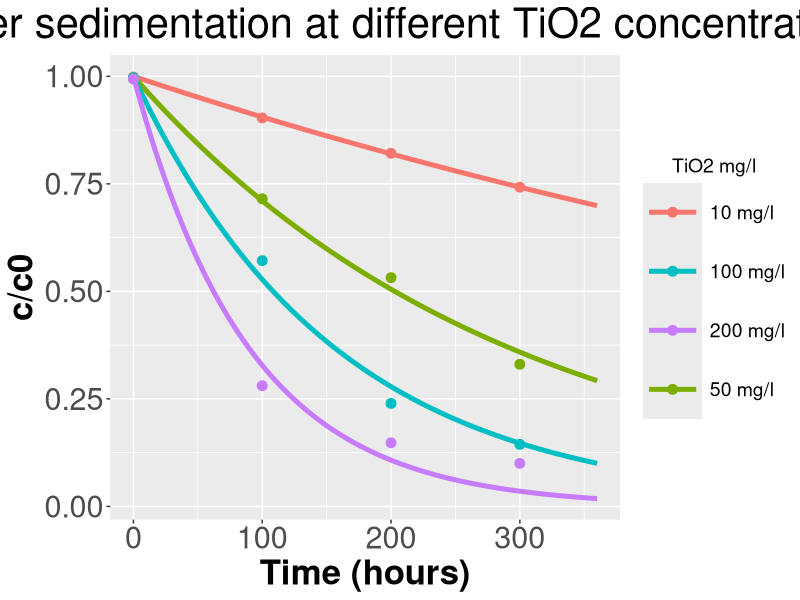
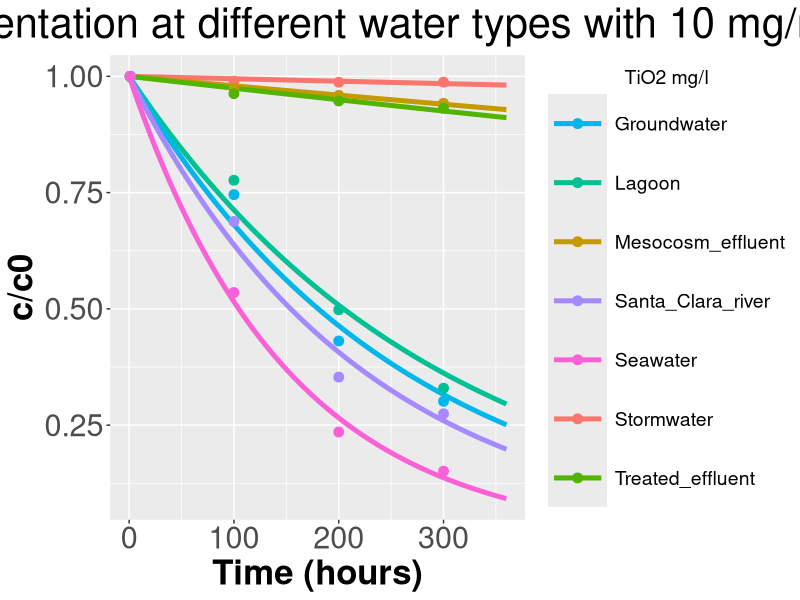

Generate these figures, in order, with R:
setwd("C:/Users/vassi/Documents/GitHub/TiO2_aggregation_and_uptake/TiO2_sedimentation/Keller_data")

mesocosm_data <- read.csv("Keller_mesocosm_sedimentation.csv")
mesocosm_data[,1] <- round(mesocosm_data[,1])
colnames(mesocosm_data) <- c("Time", "C/C0")

sed_function <- function(time, inits, params){
  with(as.list(c(inits, params)),{
    
    dC_water <- - k_sed*C_water
    
    list(dC_water)
  })
}

mse_custom <- function(observed, predicted){
  mean((observed - predicted)^2)
}

obj_function <- function(x){
  k_sed <- x
  mse_scores <- c()
  initial_water_concentrations <- c(10,50,100,200) # mg TiO2/L  Initial concentrations in Keller experiments
  for (i in 1:4) {
    sol_times <- seq(0,360)
    inits <- c("C_water" = initial_water_concentrations[i])
    solution <- data.frame(deSolve::ode(times = sol_times,  func = sed_function, y = inits,
                                       parms = c("k_sed"=k_sed),
                                       method="lsodes",
                                       rtol = 1e-3, atol = 1e-3))
    results <- data.frame(solution$time, solution$C_water/inits)  
    colnames(results) <- c("Time", "Remaining_Concentration_fraction")
    keep_predictions <- results[results$Time %in% mesocosm_data$Time,]
    mse_scores[i] <- mse_custom(mesocosm_data$`C/C0`, keep_predictions$Remaining_Concentration_fraction)
  }
  minimize <- mean(mse_scores)
  return(minimize)
}

# Inputs
x0 <- 100
initial_water_concentrations <- c(10,50,100,200) # mg TiO2/L  Initial concentrations in Keller experiments

N_iter <- 100

opts <- list( "algorithm" = "NLOPT_LN_SBPLX", #"NLOPT_LN_NEWUOA",  #"NLOPT_LN_SBPLX" ,
              "xtol_rel" = 1e-06,
              "ftol_rel" = 0.0,
              "ftol_abs" = 0.0,
              "xtol_abs" = 0.0 ,
              "maxeval" = N_iter,
              "print_level" = 1)

optimization <- nloptr::nloptr( x0 = x0,
                                eval_f = obj_function,
                                lb	= 0,
                                opts = opts)

# Transform ksed units from "1/min" to "1/h"
optimization$solution*60

#################

# calculate the ksed for artificial seawater 
seawater_data <-read.csv("Keller_artificial_seawater_sedimentation.csv")
colnames(seawater_data) <- c("Time", "C/C0_10", "C/C0_50", "C/C0_100", "C/C0_200")

obj_function_seawater <- function(x){
  k_sed <-  x
  mse_scores <- c()
  initial_water_concentrations <- c(10,50,100,200) # mg TiO2/L  Initial concentrations in Keller experiments
  for (i in 1:4) {
    params <- c("k_sed" = k_sed[i])
    sol_times <- seq(0,360)
    inits <- c("C_water" = initial_water_concentrations[i])
    solution <- data.frame(deSolve::ode(times = sol_times,  func = sed_function, y = inits,
                                        parms = params,
                                        method="lsodes",
                                        rtol = 1e-3, atol = 1e-3))
    results <- data.frame(solution$time, solution$C_water/inits)  
    colnames(results) <- c("Time", "Remaining_Concentration_fraction")
    keep_predictions <- results[results$Time %in% seawater_data$Time,]
    mse_scores[i] <- mse_custom(seawater_data[,i+1], keep_predictions$Remaining_Concentration_fraction)
  }
  minimize <- mean(mse_scores)
  return(minimize)
}

# Inputs
set.seed(0)
x0 <- runif(4, 0, 1e-03)
initial_water_concentrations <- c(10,50,100,200) # mg TiO2/L  Initial concentrations in Keller experiments

N_iter <- 500

opts <- list( "algorithm" = "NLOPT_LN_SBPLX", #"NLOPT_LN_NEWUOA",  #"NLOPT_LN_SBPLX" ,
              "xtol_rel" = 1e-06,
              "ftol_rel" = 0.0,
              "ftol_abs" = 0.0,
              "xtol_abs" = 0.0 ,
              "maxeval" = N_iter,
              "print_level" = 1)

optimization_2 <- nloptr::nloptr(x0 = x0,
                                eval_f = obj_function_seawater,
                                lb	= rep(0,4),
                                opts = opts)

optimization_2

# Transform ksed units from "1/min" to "1/h"
optimization_2$solution*60

# visualization

k_sed <-  optimization_2$solution
mse_scores <- c()
initial_water_concentrations <- c(10,50,100,200) # mg TiO2/L  Initial concentrations in Keller experiments
sol_times <- seq(0,360)
keep_predictions <- data.frame(matrix(data=NA, nrow = length(sol_times), ncol = dim(seawater_data)[2]))
keep_predictions[,1] <- sol_times
colnames(keep_predictions) <- c("Time", "C/C0_10", "C/C0_50", "C/C0_100", "C/C0_200")
for (i in 1:4) {
  params <- c("k_sed" = k_sed[i])
  inits <- c("C_water" = initial_water_concentrations[i])
  solution <- data.frame(deSolve::ode(times = sol_times,  func = sed_function, y = inits,
                                      parms = params,
                                      method="lsodes",
                                      rtol = 1e-3, atol = 1e-3))
  results <- data.frame(solution$time, solution$C_water/inits)  
  colnames(results) <- c("Time", "Remaining_Concentration_fraction")
  keep_predictions[,i+1] <- results[,2]
}

library(ggplot2)
cls <- c("10 mg/l"="#F8766D", "50 mg/l"="#7CAE00", "100 mg/l"="#00BFC4", "200 mg/l"="#C77CFF")

colnames(keep_predictions) <- c("Time", "C_C0_10", "C_C0_50", "C_C0_100", "C_C0_200")
colnames(seawater_data) <- c("Time", "C_C0_10", "C_C0_50", "C_C0_100", "C_C0_200")

keller_1 <- ggplot()+
  geom_line(data = keep_predictions, aes(x=Time, y=C_C0_10, color="10 mg/l"), size=1.7)+
  geom_line(data = keep_predictions, aes(x=Time, y=C_C0_50, color="50 mg/l"), size=1.7)+
  geom_line(data = keep_predictions, aes(x=Time, y=C_C0_100, color="100 mg/l"), size=1.7)+
  geom_line(data = keep_predictions, aes(x=Time, y=C_C0_200, color="200 mg/l"), size=1.7)+
  
  geom_point(data = seawater_data, aes(x=Time, y=C_C0_10, color="10 mg/l"), size=3)+
  geom_point(data = seawater_data, aes(x=Time, y=C_C0_50, color="50 mg/l"), size=3)+
  geom_point(data = seawater_data, aes(x=Time, y=C_C0_100, color="100 mg/l"), size=3)+
  geom_point(data = seawater_data, aes(x=Time, y=C_C0_200, color="200 mg/l"), size=3)+
  
  labs(title = ("Seawater sedimentation at different TiO2 concentrations"),
       y = "c/c0", x = "Time (hours)")+
  theme(plot.title = element_text(hjust = 0.5,size=30), 
        axis.title.y =element_text(hjust = 0.5,size=25,face="bold"),
        axis.text.y=element_text(size=22),
        axis.title.x =element_text(hjust = 0.5,size=25,face="bold"),
        axis.text.x=element_text(size=22),
        legend.title=element_text(hjust = 0.5,size=25), 
        legend.text=element_text(size=22)) + 
  
  scale_color_manual("TiO2 mg/l", values=cls)+
  theme(legend.key.size = unit(1.5, 'cm'),  
        legend.title = element_text(size=14),
        legend.text = element_text(size=14),
        axis.text = element_text(size = 14))


###################################
# calculate the k_sed for the rest water types 
# using the data fot TiO2 concentration of 10mg/l

extra_data <- read.csv("Keller_different_water_types_10_mg_ml_sedimentation.csv")
extra_data[1,] <- 1
obj_function_seawater <- function(x){
  k_sed <-  x
  mse_scores <- c()
  initial_water_concentrations <- 10 # mg TiO2/L  Initial concentration in Keller experiments
  for (i in 1:(dim(extra_data)[2]-1)) {
    params <- c("k_sed" = k_sed[i])
    sol_times <- seq(0,360)
    inits <- c("C_water" = initial_water_concentrations)
    solution <- data.frame(deSolve::ode(times = sol_times,  func = sed_function, y = inits,
                                        parms = params,
                                        method="lsodes",
                                        rtol = 1e-3, atol = 1e-3))
    results <- data.frame(solution$time, solution$C_water/inits)  
    colnames(results) <- c("Time", "Remaining_Concentration_fraction")
    keep_predictions <- results[results$Time %in% extra_data$Time,]
    mse_scores[i] <- mse_custom(extra_data[,i+1], keep_predictions$Remaining_Concentration_fraction)
  }
  minimize <- mean(mse_scores)
  return(minimize)
}

# Inputs
set.seed(0)
x0 <- runif(7, 0, 1e-03)

N_iter <- 500

opts <- list( "algorithm" = "NLOPT_LN_SBPLX", #"NLOPT_LN_NEWUOA",  #"NLOPT_LN_SBPLX" ,
              "xtol_rel" = 1e-06,
              "ftol_rel" = 0.0,
              "ftol_abs" = 0.0,
              "xtol_abs" = 0.0 ,
              "maxeval" = N_iter,
              "print_level" = 1)

optimization_3 <- nloptr::nloptr( x0 = x0,
                                  eval_f = obj_function_seawater,
                                  lb	= rep(0,7),
                                  opts = opts)

optimization_3

# visualization

k_sed <-  optimization_3$solution
initial_water_concentrations <- 10 # mg TiO2/L  Initial concentrations in Keller experiments
sol_times <- seq(0,360)
keep_predictions <- data.frame(matrix(data=NA, nrow = length(sol_times), ncol = dim(extra_data)[2]))
keep_predictions[,1] <- sol_times
colnames(keep_predictions) <- colnames(extra_data) #c("Time", "C/C0_10", "C/C0_50", "C/C0_100", "C/C0_200")
for (i in 1:(dim(extra_data)[2]-1)) {
  params <- c("k_sed" = k_sed[i])
  inits <- c("C_water" = initial_water_concentrations)
  solution <- data.frame(deSolve::ode(times = sol_times,  func = sed_function, y = inits,
                                      parms = params,
                                      method="lsodes",
                                      rtol = 1e-3, atol = 1e-3))
  results <- data.frame(solution$time, solution$C_water/inits)  
  colnames(results) <- c("Time", "Remaining_Concentration_fraction")
  keep_predictions[,i+1] <- results[,2]
}

library(ggplot2)
color_codes <- scales::hue_pal()(7) # to return 7 color codes 
cls <- c("Stormwater"=color_codes[1], "Mesocosm_effluent"=color_codes[2], "Treated_effluent"=color_codes[3], "Lagoon"=color_codes[4], 
         "Groundwater"=color_codes[5], "Santa_Clara_river"=color_codes[6],  "Seawater"=color_codes[7])
keller_2 <- ggplot()+
  geom_line(data = keep_predictions, aes(x=Time, y=Stormwater, color="Stormwater"), size=1.7)+
  geom_line(data = keep_predictions, aes(x=Time, y=Mesocosm_effluent, color="Mesocosm_effluent"), size=1.7)+
  geom_line(data = keep_predictions, aes(x=Time, y=Treated_effluent, color="Treated_effluent"), size=1.7)+
  geom_line(data = keep_predictions, aes(x=Time, y=Lagoon, color="Lagoon"), size=1.7)+
  geom_line(data = keep_predictions, aes(x=Time, y=Groundwater, color="Groundwater"), size=1.7)+
  geom_line(data = keep_predictions, aes(x=Time, y=Santa_Clara_river, color="Santa_Clara_river"), size=1.7)+
  geom_line(data = keep_predictions, aes(x=Time, y=Seawater, color="Seawater"), size=1.7)+
  
  
  geom_point(data = extra_data, aes(x=Time, y=Stormwater, color="Stormwater"), size=3)+
  geom_point(data = extra_data, aes(x=Time, y=Mesocosm_effluent, color="Mesocosm_effluent"), size=3)+
  geom_point(data = extra_data, aes(x=Time, y=Treated_effluent, color="Treated_effluent"), size=3)+
  geom_point(data = extra_data, aes(x=Time, y=Lagoon, color="Lagoon"), size=3)+
  geom_point(data = extra_data, aes(x=Time, y=Groundwater, color="Groundwater"), size=3)+
  geom_point(data = extra_data, aes(x=Time, y=Santa_Clara_river, color="Santa_Clara_river"), size=3)+
  geom_point(data = extra_data, aes(x=Time, y=Seawater, color="Seawater"), size=3)+
  
  labs(title = ("Seawater sedimentation at different water types with 10 mg/ml TiO2"),
       y = "c/c0", x = "Time (hours)")+
  theme(plot.title = element_text(hjust = 0.5,size=30), 
        axis.title.y =element_text(hjust = 0.5,size=25,face="bold"),
        axis.text.y=element_text(size=22),
        axis.title.x =element_text(hjust = 0.5,size=25,face="bold"),
        axis.text.x=element_text(size=22),
        legend.title=element_text(hjust = 0.5,size=25), 
        legend.text=element_text(size=22)) + 
  
  scale_color_manual("TiO2 mg/l", values=cls)+
  theme(legend.key.size = unit(1.5, 'cm'),  
        legend.title = element_text(size=14),
        legend.text = element_text(size=14),
        axis.text = element_text(size = 14))
